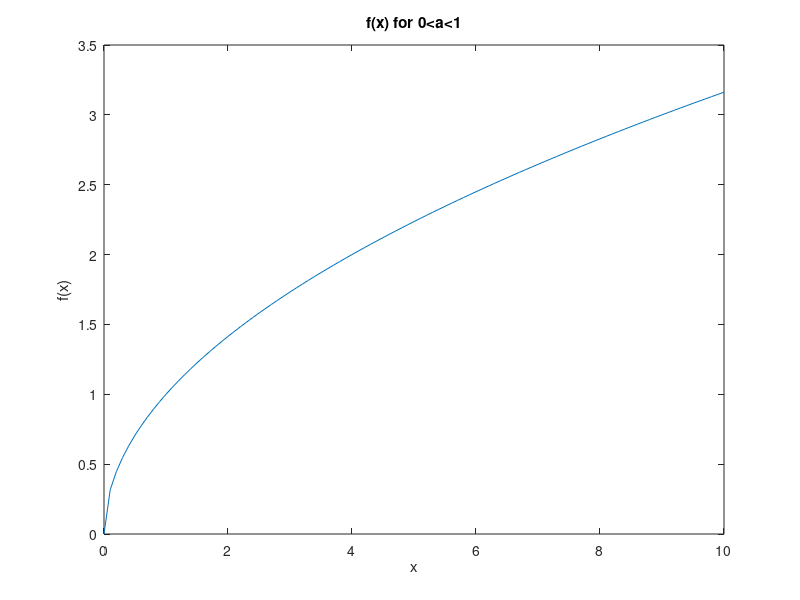
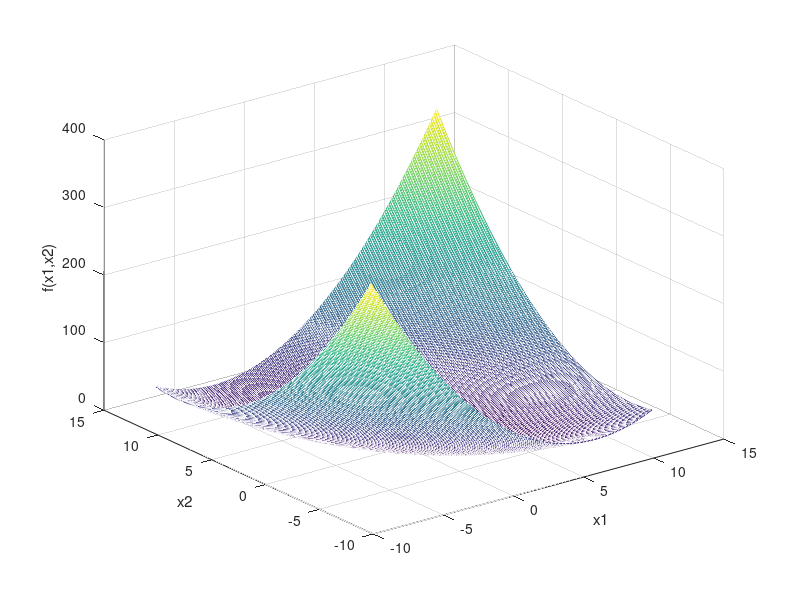
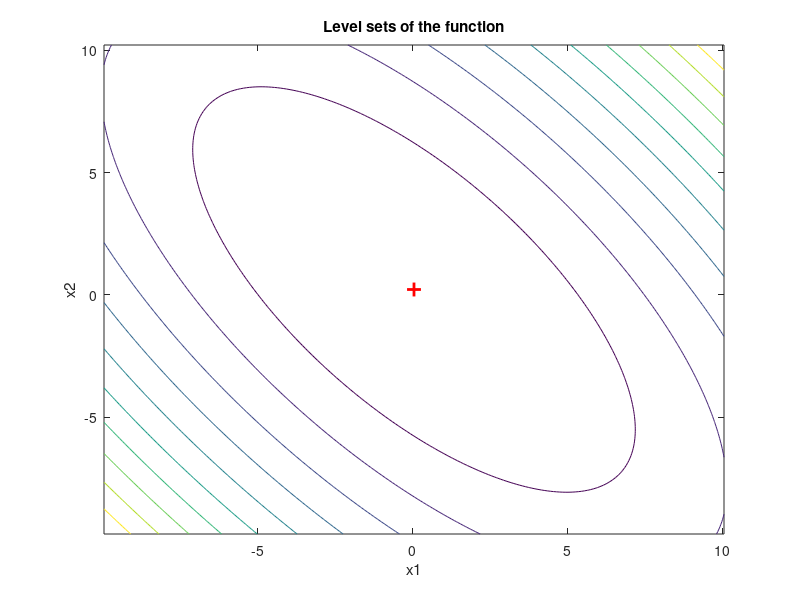
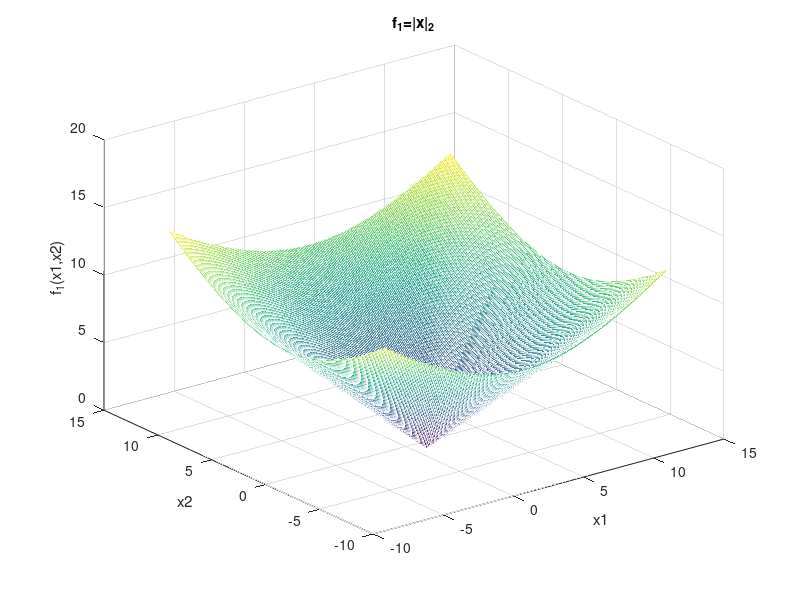

These charts were generated, in order, by the following MATLAB code:
%%%%%%%%%%%%%%%%%%%%%%%%%%%%%%%%%%%%%%%%%%%%%%%%%
%%%%%%%%%%%%%%%   EXERCISE 5(C)   %%%%%%%%%%%%%%%
%%%%%%%%%%%%%%%%%%%%%%%%%%%%%%%%%%%%%%%%%%%%%%%%%
x = [0:0.1:10];
a=0.5
f_x = x.^a;

plot (x,f_x),xlabel('x'), ylabel('f(x)'),title('f(x) for 0<a<1');
%%%%%%%%%%%%%%%%%%%%%%%%%%%%%%%%%%%%%%%%%%%%%%%%%
%%%%%%%%%%%%%%%   EXERCISE 5(D)   %%%%%%%%%%%%%%%
%%%%%%%%%%%%%%%%%%%%%%%%%%%%%%%%%%%%%%%%%%%%%%%%%
x0=rand(2,1);


x1 = [x0(1,1)-10:0.1:x0(1,1)+10];
x2 = [x0(2,1)-10:0.1:x0(2,1)+10];
f1= zeros(length(x1));
f2= zeros(length(x1));
for ii=1:length(x1)
    for jj=1:length(x1)
            f1(ii,jj) = norm([x1(ii);x2(jj)]);  
            f2(ii,jj) = norm([x1(ii);x2(jj)])^2; 
                                            
    end
end
figure(4)
mesh(x1, x2,f1),xlabel('x1'), ylabel('x2'), zlabel('f_1(x1,x2)'),title('f_1=|x|_2'), hold on;
figure(5)
mesh(x1, x2,f2),xlabel('x1'), ylabel('x2'), zlabel('f_2(x1,x2)'),title('f_2=|x|_2^2'),hold on;



%%%%%%%%%%%%%%%%%%%%%%%%%%%%%%%%%%%%%%%%%%%%%%%%%
%%%%%%%%%%%%%%%%   EXERCISE 6     %%%%%%%%%%%%%%%
%%%%%%%%%%%%%%%%%%%%%%%%%%%%%%%%%%%%%%%%%%%%%%%%%
A =rand(3,2);
x0=rand(2,1);
dt = 0
e =[dt;dt;dt];
b = A*x0 + e;

x1 = [x0(1,1)-10:0.1:x0(1,1)+10];
x2 = [x0(2,1)-10:0.1:x0(2,1)+10];
f= zeros(length(x1));

for ii=1:length(x1)
    for jj=1:length(x1)
            f(ii,jj) = norm(A*[x1(ii);x2(jj)] -b)^2;  % function f
                                            % Second-order Taylor around [x_01; x_02]
    end
end
figure(2)
mesh(x1, x2,f),xlabel('x1'), ylabel('x2'), zlabel('f(x1,x2)'), hold on;
plot(x0(1,1),x0(2,1), 'r+', 'LineWidth', 2, 'MarkerSize', 10)
figure(3)
contour(x1, x2, f),xlabel('x1'), ylabel('x2'),  title('Level sets of the function'),
hold on;
plot(x0(1,1),x0(2,1), 'r+', 'LineWidth', 2, 'MarkerSize', 10)
%axis([-5 5 -5 5])